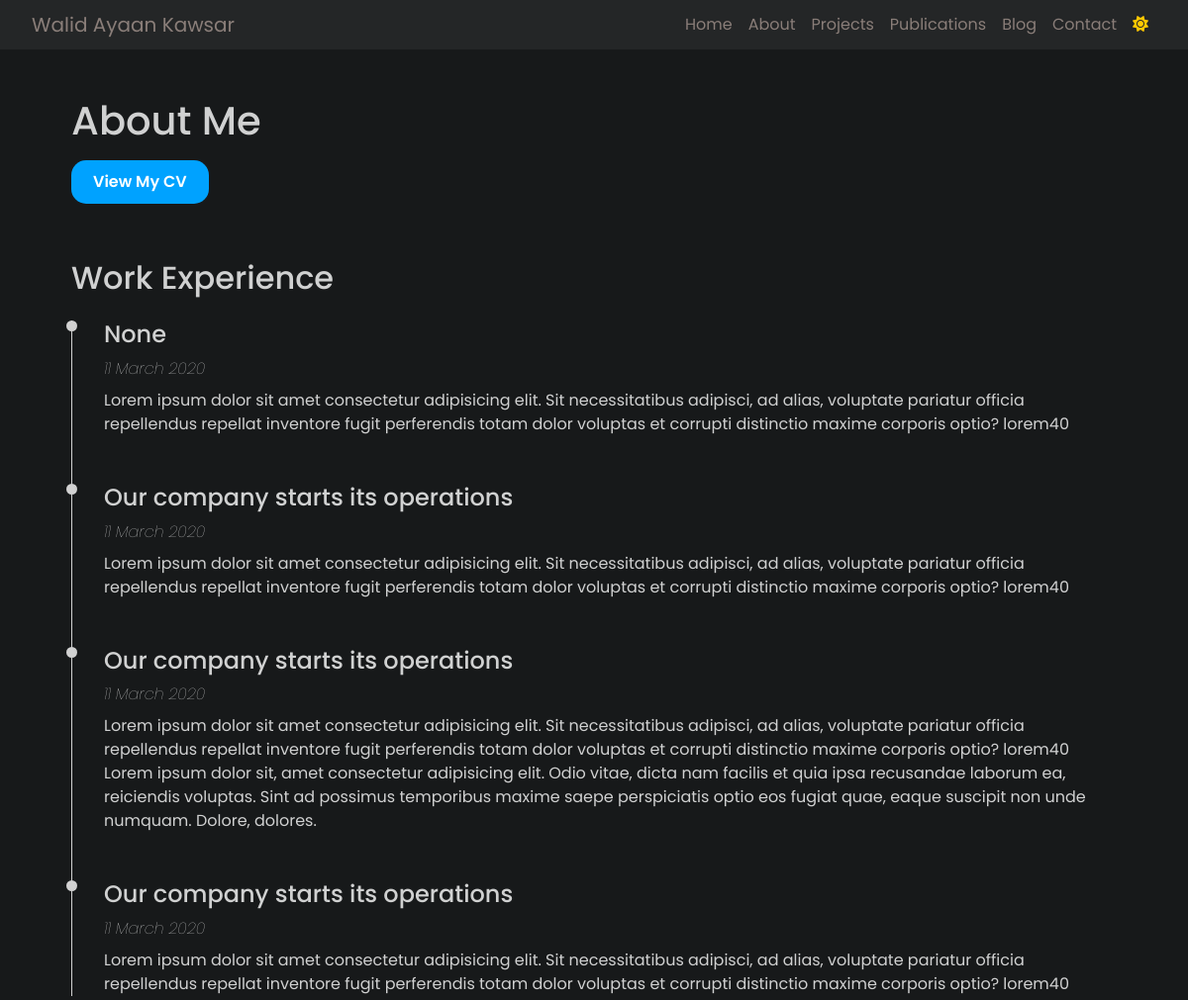
Page /pages/about.html (upper part) on the earlier database version.
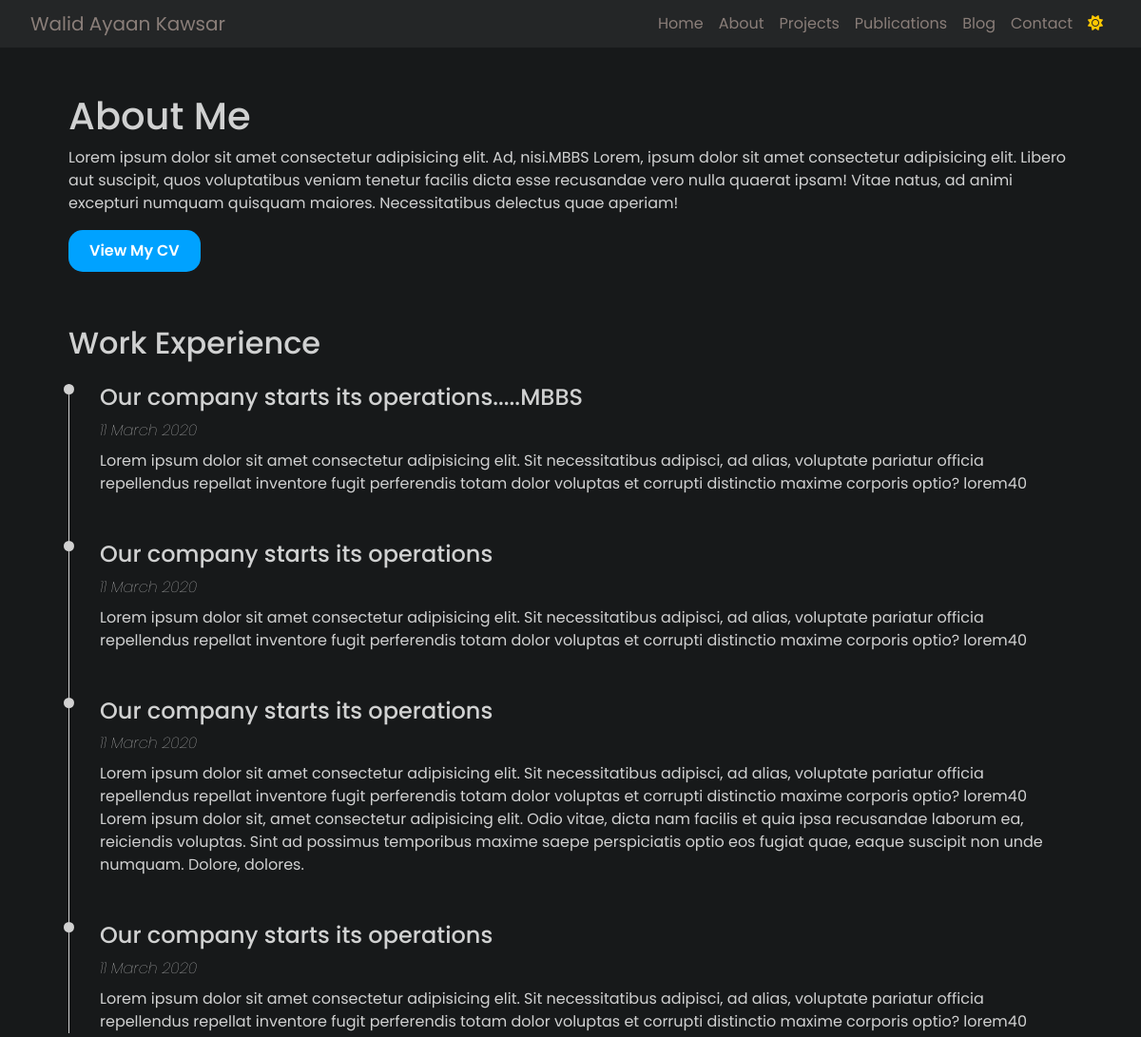
Same page on the later database version.
### main/models.py (models this page shows)
class Profile(models.Model):
    picture = models.ImageField(upload_to='profile/', blank=True, null=True)
    graduate = models.CharField(max_length=100, blank=True, null=True)
    cv = models.FileField(upload_to='cv/', blank=True, null=True)
    description = models.TextField(blank=True, null=True)
    work = models.CharField(max_length=100, blank=True, null=True)
    work_experience = models.TextField(blank=True, null=True)
    work_date = models.DateField(blank=True, null=True)
    education = models.CharField(max_length=100, blank=True, null=True)
    education_description = models.TextField(blank=True, null=True)
    education_date = models.DateField(blank=True, null=True)

### main/views.py (the view)
# urls.py: path('pages/about.html', views.about, name='about'),
def about(request):
    about = Profile.objects.first()
    experience = Profile.objects.all()
    return render(request, 'pages/about.html', {'about': about, 'experiece': experience})

### templates/pages/about.html (shortened to what the changed rows need)
{% load static %}
<!DOCTYPE html>
<html lang="en">
<head>
    <link href="https://cdn.jsdelivr.net/npm/bootstrap@5.3.2/dist/css/bootstrap.min.css" rel="stylesheet"
>
    <link rel="stylesheet" href="https://cdnjs.cloudflare.com/ajax/libs/font-awesome/6.4.2/css/all.min.css"
 />
    <link rel="stylesheet" href="{% static 'css/all.css' %}">
    <link rel="stylesheet" href="{% static 'css/about.css'%}">
</head>
<body id="body" class="dark-mode">
    <section id="aboutTop">
        <h1>About Me</h1>
        <p>{{ about.description }}</p>
        <button id="CvBtn">
            <a target="_blank" href="{{ about.cv.url }}"> View My CV </a>
        </button>
    </section>
    <section class="py-5" id="work-experience-timeline">
        <h2 class="mt-2 pb-3">Work Experience</h2>
        <ul class="timeline">
            {% for experiece in experiece %}
            <li class="timeline-item mb-5">
                <h4 class="">{{ experiece.work }}</h4>
                <p class="mb-2 fst-italic fw-lighter">11 March 2020</p>
                <p class="">
                    Lorem ipsum dolor sit amet consectetur adipisicing elit. Sit
                    necessitatibus adipisci, ad alias, voluptate pariatur officia
                    repellendus repellat inventore fugit perferendis totam dolor
                    voluptas et corrupti distinctio maxime corporis optio? lorem40
                </p>
            </li>
            {% endfor %}
        </ul>
    </section>
</body>
</html>

Differences in the rows shown:
changed Profile: description (not shown) → "Lorem ipsum dolor sit amet consectetur adipisicing elit. Ad, nisi.MBBS Lorem, ipsum dolor sit amet consectetur adipisicing elit. Libero aut suscipit, quos voluptatibus veniam tenetur facilis dicta esse recusandae vero nulla quaerat ipsam! Vitae natus, ad animi excepturi numquam quisquam maiores. Necessitatibus delectus quae aperiam!"; work "None" → "Our company starts its operations.....MBBS"
